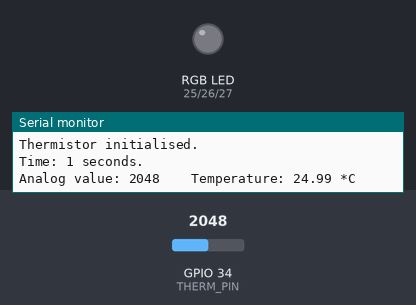
Simulated run of this sketch. Board: ESP32. Shown: an RGB LED mixed from three pins (HIGH = lit), the last lines printed to the serial monitor. Dashed ring = blinking. The inputs (shaded band) are chosen by the test bench; at power-on: GPIO 34 (THERM_PIN) = 2048. Dim RGB values are drawn brighter than linear.

Above: at 1.3 s.
1.4 s: GPIO 34 (THERM_PIN) set to 1545
At 6.4 s:
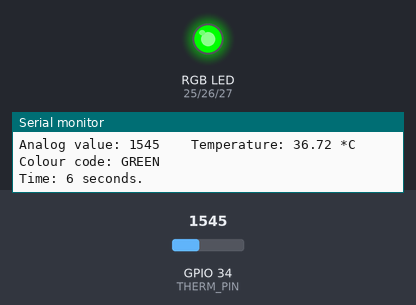
7.5 s: GPIO 34 (THERM_PIN) set to 1448
At 11.1 s:
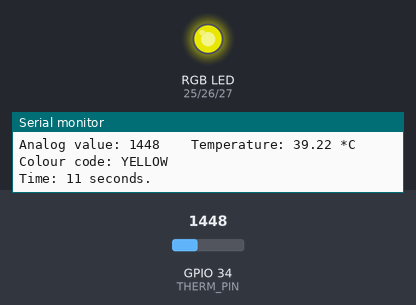
14.3 s: GPIO 34 (THERM_PIN) set to 491
At 15.9 s:
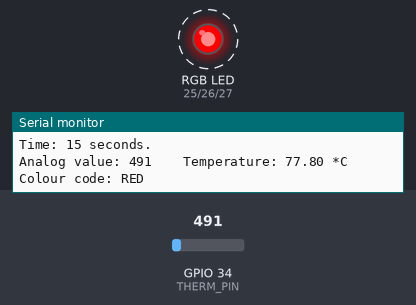
20.0 s: GPIO 34 (THERM_PIN) set to 1874
23.7 s: GPIO 34 (THERM_PIN) set to 1962
30.5 s: GPIO 34 (THERM_PIN) set to 1359
37.2 s: GPIO 34 (THERM_PIN) set to 1264
Timing chart, 0 to 41.5 s (numbered marks = the images above; inputs shaded):
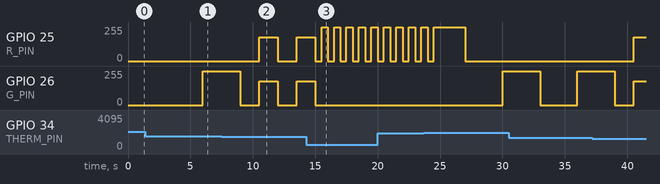

The sketch:

esp32-arduino.ino
```cpp
#include "temperature_sensor.h"
#include <Arduino.h>

#define R_PIN 25
#define G_PIN 26
#define B_PIN 27
#define THERM_PIN 34

float avgTemperature = 0.0f;
unsigned long currentTime = 0;
unsigned long prevTime = 0;
unsigned long tick = 0;
unsigned long lastTick = -1;
int interval = 0;
bool isLED_ON = false;
ColourCode currentColour = ColourCode::NONE;

void setup() {
  // put your setup code here, to run once:
  Serial.begin(9600);
  initRGB(R_PIN, G_PIN, B_PIN);
  initThermistor(THERM_PIN);
  delay(100);
}

void loop() {
  currentTime = millis();
  // New time variable where a tick is 100ms.
  if(currentTime - prevTime >= 100)
  {
    prevTime = currentTime;
    tick++;
  }

  // Execute once per tick
  if(tick != lastTick)
  {
    lastTick = tick;

    if(tick % 10 == 0)    // Per second
    {
      Serial.print("Time: ");
      Serial.print(tick / 10);
      Serial.println(" seconds.");
    }

    // Determine colour state immediately within the first 5 seconds
    if(tick % 10 == 0 && currentColour == ColourCode::NONE)
    {
        avgTemperature += getTemperature(THERM_PIN, true);

        if(tick != 0 && tick % 10 == 0)     // Per second
        {
          avgTemperature /= 2.0f;
        }

        if(tick >= 50)    // 5 seconds
        {
          LED_Temperature();
        }

    }

    // After the initial 5 seconds and contains a colour code
    if(currentColour != ColourCode::NONE)
    {
      // Determine the avg temperature and colour every 5 seconds.
      if(tick % 50 == 0)
      {
        avgTemperature += getTemperature(THERM_PIN, true);
        avgTemperature /= 2.0f;
        LED_Temperature();
      }

      // Toggle LED to corresponding colour
      handleLED();
    }

    //Fallback to restart the desired loop in event of failure.
    fallback();

  }
}

void RGBOFF() { rgbOFF(R_PIN, G_PIN, B_PIN); }

void R_LED()  { redON(R_PIN); }

void Y_LED() { redON(R_PIN, 0.7f); greenON(G_PIN, 0.7f); }

void G_LED() { greenON(G_PIN); }

void LED_Temperature() { currentColour = getTemperatureColour(avgTemperature, true); }

void handleLED()
{
  switch(currentColour)
  {
    case ColourCode::RED:
      interval = 5;
      break;

    case ColourCode::YELLOW:
      interval = 15;
      break;

    case ColourCode::GREEN:
      interval = 30;
      break;

    default: return;
  }


  if(tick % interval == 0)
  {
    isLED_ON = !isLED_ON;

    if(isLED_ON)
    {
      switch(currentColour)
      {
        case ColourCode::RED:
          R_LED();
          break;

        case ColourCode::YELLOW:
          Y_LED();
          break;

        case ColourCode::GREEN:
          G_LED();
          break;

        default: return;
      }
    }
    else
    {
      RGBOFF();
    }
  }
}

void fallback()
{
  if(currentColour == ColourCode::NONE && isLED_ON)
    {
      // Reset all variables and turn off LEDS
      RGBOFF();
      avgTemperature = 0.0f;
      prevTime = currentTime;   // Set prev time to current which acts as a timer reset.
      tick = 0;
      lastTick = -1;
      interval = 0;
      isLED_ON = false;
      currentColour = ColourCode::NONE;

      Serial.println("A SERIOUS ERROR HAS OCCURRED! RESETTING TEMPERATURE LED SENSOR ........");
    }
}
```

temperature_sensor.cpp
```cpp
#include "temperature_sensor.h"
#include <Arduino.h>

void initRGB(uint8_t redPin, uint8_t greenPin, uint8_t bluePin)
{
  pinMode(redPin, OUTPUT);
  pinMode(greenPin, OUTPUT);
  pinMode(bluePin, OUTPUT);
  Serial.println("RGB pins initialised.");
}

void rgbOFF(uint8_t redPin, uint8_t greenPin, uint8_t bluePin, bool debug)
{
  analogWrite(redPin, 0);
  analogWrite(greenPin, 0);
  analogWrite(bluePin, 0);
  if(debug) { Serial.println("RGB OFF."); }
}

void redON(uint8_t redPin, float intensity, bool debug)
{
  if(intensity < 0.0f || intensity > 1.0f) { return; }
  int brightness = 255 * intensity;
  analogWrite(redPin, brightness);
  if(debug) { Serial.println("RED LED ON.");  }
}

void greenON(uint8_t greenPin, float intensity, bool debug)
{
  if(intensity < 0.0f || intensity > 1.0f) { return; }
  int brightness = 255 * intensity;
  analogWrite(greenPin, brightness);
  if(debug) { Serial.println("GREEN LED ON.");  }
}

void yellowON(uint8_t redPin, uint8_t greenPin, float intensity, bool debug)
{
  if(intensity < 0.0f || intensity > 1.0f) { return; }
  int brightness = 255 * intensity;
  analogWrite(redPin, brightness);
  analogWrite(greenPin, brightness);
  if(debug) { Serial.println("YELLOW LED ON.");  }
}

void blueON(uint8_t bluePin, float intensity, bool debug)
{
  if(intensity < 0.0f || intensity > 1.0f) { return; }
  int brightness = 255 * intensity;
  analogWrite(bluePin, brightness);
  if(debug) { Serial.println("BLUE LED ON.");  }
}

void initThermistor(uint8_t thermistorPin)
{
  pinMode(thermistorPin, INPUT);
  Serial.println("Thermistor initialised.");
}

float getTemperature(uint8_t thermistorPin, bool debug)
{
  // Temperature calculation based on the following code by Uri Shaked (2021): https://wokwi.com/projects/299330254810382858
  int analogValue = analogRead(thermistorPin);
  float celsius = 1 / (log( 1 / (ANALOG_MAX / analogValue - 1)) / BETA + 1.0 / (ROOM_TEMP + KLVN)) - KLVN;
  if(debug)
  {
    Serial.print("Analog value: ");
    Serial.print(analogValue);
    Serial.print("\t\t");
    Serial.print("Temperature: ");
    Serial.print(celsius);
    Serial.println(" *C");
  }
  return celsius;
}

ColourCode getTemperatureColour(float temperature, bool debug)
{
  // Check dangers first before approaching safety
  // Danger if below -10 or above 43 C
  if(temperature < Conditions::FREEZING || temperature > Conditions::HOT)
  {
    if(debug) { Serial.println("Colour code: RED"); }
    return ColourCode::RED;
  }
  // Warning if below 10 or above 37 C
  else if(temperature < Conditions::COLD || temperature > Conditions::WARM)
  {
    if(debug) { Serial.println("Colour code: YELLOW"); }
    return ColourCode::YELLOW;
  }

  // Safe range: 11-36 C
  else
  {
    if(debug) { Serial.println("Colour code: GREEN"); }
    return ColourCode::GREEN;
  }

  // Fallback if fails
  if(debug) { Serial.println("Colour code: NONE. (AN ERROR HAS OCCURRED WITH OBTAINING COLOUR)"); }
  return ColourCode::NONE;
}
```

temperature_sensor.h
```cpp
#ifndef TEMPERATURE_SENSOR_H
#define TEMPERATURE_SENSOR_H

#include <Arduino.h>

#define BETA 3950.
#define KLVN 273.15
#define ANALOG_MAX 4095.
#define ROOM_TEMP 25.0

typedef enum {
  NONE,
  GREEN,
  YELLOW,
  RED
  } ColourCode;

// Temperature tolerance for humans
// https://pmc.ncbi.nlm.nih.gov/articles/PMC10687011/
// https://calc2chart.com/temperature-body-chart/
typedef enum {
  FREEZING = -10,
  COLD = 10,
  SAFE = 25,
  WARM = 37,
  HOT = 43,
  } Conditions;

void initRGB(uint8_t redPin, uint8_t greenPin, uint8_t bluePin);
void rgbOFF(uint8_t redPin, uint8_t greenPin, uint8_t bluePin, bool debug = false);
void redON(uint8_t redPin, float intensity = 1.0f, bool debug = false);
void greenON(uint8_t greenPin, float intensity = 1.0, bool debug = false);
void yellowON(uint8_t redPin, uint8_t greenPin, float intensity = 1.0f, bool debug = false);
void blueON(uint8_t bluePin, float intensity = 1.0f, bool debug = false);

void initThermistor(uint8_t thermistorPin);
float getTemperature(uint8_t thermistorPin, bool debug = false);
ColourCode getTemperatureColour(float temperature, bool debug = false);


#endif
```

Measured:
- the behaviour switches between 1503 and 1502 on GPIO 34 (THERM_PIN) (found by bisection; images 1 and 2)
- after the input at 7.5 s, GPIO 25 (R_PIN): 0/255 → 178/255 after 3.0 s, → 0/255 1.5 s later, → 178/255 1.5 s later
- after the input at 14.3 s, GPIO 25 (R_PIN): alternates 255/255 for 0.50 s and 0/255 for 0.50 s, starting after 1.2 s; GPIO 26 (G_PIN): goes on until 15.0 s, then stays 0/255
- by itself, GPIO 26 (G_PIN): alternates 178/255 for 1.5 s and 0/255 for 1.5 s
